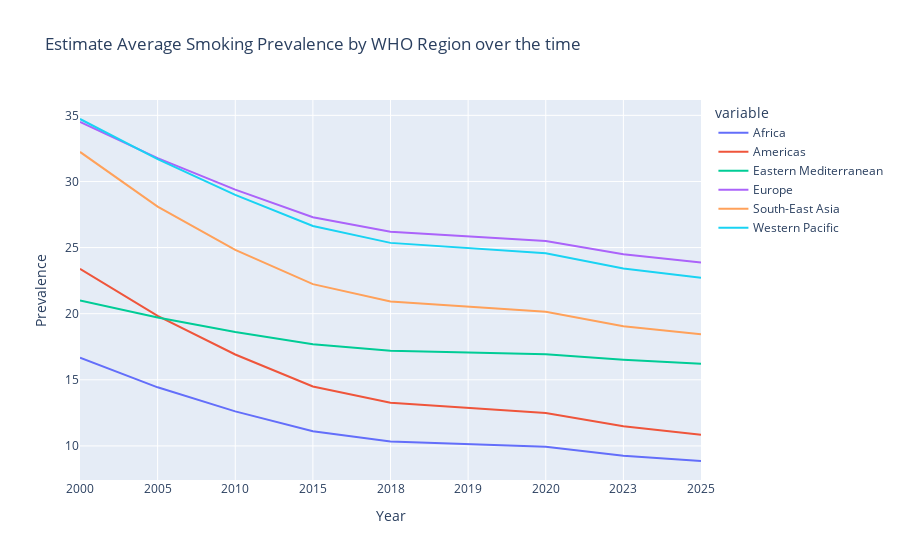

This figure's notebook cell:
### Markdown cell above
##### Estimate Average Smoking Prevalence by WHO Region over the time.

### Code cell
# Group by 'ParentTitle' (WHO Region) and 'TimeDimensionValue' (Year) and calculate the mean of 'NumericValue' (Prevalence)

average_numeric_value_over_years = merged_M_Est_smk_curr_std_df.groupby(['ParentTitle', 'TimeDimensionValue'])['NumericValue'].mean().reset_index()

pivot_table = pd.pivot_table(
    average_numeric_value_over_years,
    values='NumericValue',
    index='TimeDimensionValue',
    columns='ParentTitle',
    aggfunc='mean'
)

pivot_table.reset_index(inplace=True)

fig = px.line(
    pivot_table,
    x='TimeDimensionValue',
    y=pivot_table.columns[1:],  
    title='Estimate Average Smoking Prevalence by WHO Region over the time'
)

fig.update_layout(
    xaxis_title='Year',
    yaxis_title='Prevalence',
)

fig.show()

### Figure 1 — Plotly figure (JSON) as saved in the notebook; plotly's stock layout.template omitted (floating-point values rounded to 4 significant figures)
{"data": [{"hovertemplate": "variable=Africa<br>TimeDimensionValue=%{x}<br>value=%{y}<extra></extra>", "legendgroup": "Africa", "line": {"color": "#636efa", "dash": "solid"}, "marker": {"symbol": "circle"}, "mode": "lines", "name": "Africa", "orientation": "v", "showlegend": true, "type": "scatter", "x": ["2000", "2005", "2010", "2015", "2018", "2019", "2020", "2023", "2025"], "xaxis": "x", "y": [16.67, 14.43, 12.61, 11.11, 10.34, 10.12, 9.929, 9.253, 8.859], "yaxis": "y"}, {"hovertemplate": "variable=Americas<br>TimeDimensionValue=%{x}<br>value=%{y}<extra></extra>", "legendgroup": "Americas", "line": {"color": "#EF553B", "dash": "solid"}, "marker": {"symbol": "circle"}, "mode": "lines", "name": "Americas", "orientation": "v", "showlegend": true, "type": "scatter", "x": ["2000", "2005", "2010", "2015", "2018", "2019", "2020", "2023", "2025"], "xaxis": "x", "y": [23.39, 19.83, 16.92, 14.49, 13.26, 12.88, 12.5, 11.48, 10.85], "yaxis": "y"}, {"hovertemplate": "variable=Eastern Mediterranean<br>TimeDimensionValue=%{x}<br>value=%{y}<extra></extra>", "legendgroup": "Eastern Mediterranean", "line": {"color": "#00cc96", "dash": "solid"}, "marker": {"symbol": "circle"}, "mode": "lines", "name": "Eastern Mediterranean", "orientation": "v", "showlegend": true, "type": "scatter", "x": ["2000", "2005", "2010", "2015", "2018", "2019", "2020", "2023", "2025"], "xaxis": "x", "y": [21, 19.71, 18.62, 17.69, 17.2, 17.06, 16.92, 16.51, 16.2], "yaxis": "y"}, {"hovertemplate": "variable=Europe<br>TimeDimensionValue=%{x}<br>value=%{y}<extra></extra>", "legendgroup": "Europe", "line": {"color": "#ab63fa", "dash": "solid"}, "marker": {"symbol": "circle"}, "mode": "lines", "name": "Europe", "orientation": "v", "showlegend": true, "type": "scatter", "x": ["2000", "2005", "2010", "2015", "2018", "2019", "2020", "2023", "2025"], "xaxis": "x", "y": [34.5, 31.76, 29.39, 27.29, 26.2, 25.84, 25.49, 24.49, 23.87], "yaxis": "y"}, {"hovertemplate": "variable=South-East Asia<br>TimeDimensionValue=%{x}<br>value=%{y}<extra></extra>", "legendgroup": "South-East Asia", "line": {"color": "#FFA15A", "dash": "solid"}, "marker": {"symbol": "circle"}, "mode": "lines", "name": "South-East Asia", "orientation": "v", "showlegend": true, "type": "scatter", "x": ["2000", "2005", "2010", "2015", "2018", "2019", "2020", "2023", "2025"], "xaxis": "x", "y": [32.23, 28.1, 24.82, 22.23, 20.92, 20.55, 20.15, 19.05, 18.45], "yaxis": "y"}, {"hovertemplate": "variable=Western Pacific<br>TimeDimensionValue=%{x}<br>value=%{y}<extra></extra>", "legendgroup": "Western Pacific", "line": {"color": "#19d3f3", "dash": "solid"}, "marker": {"symbol": "circle"}, "mode": "lines", "name": "Western Pacific", "orientation": "v", "showlegend": true, "type": "scatter", "x": ["2000", "2005", "2010", "2015", "2018", "2019", "2020", "2023", "2025"], "xaxis": "x", "y": [34.72, 31.69, 28.98, 26.63, 25.35, 24.94, 24.57, 23.42, 22.72], "yaxis": "y"}], "layout": {"legend": {"title": {"text": "variable"}, "tracegroupgap": 0}, "title": {"text": "Estimate Average Smoking Prevalence by WHO Region over the time"}, "xaxis": {"anchor": "y", "domain": [0, 1], "title": {"text": "Year"}}, "yaxis": {"anchor": "x", "domain": [0, 1], "title": {"text": "Prevalence"}}}}
